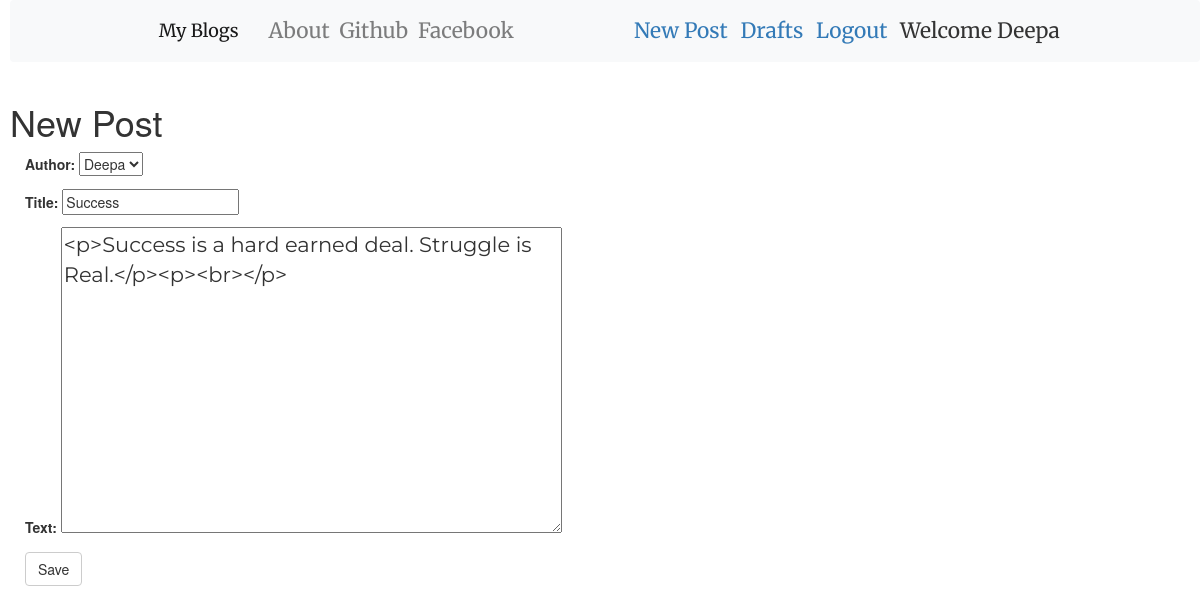
The app's page /post/5/edit/ (signed in) with its own data.
### blog/models.py (models this page shows, shortened)
class Post(models.Model):
    author=models.ForeignKey('auth.User',on_delete=models.DO_NOTHING)
    title=models.CharField(max_length=200)
    text=models.TextField()
    create_date=models.DateTimeField(default=timezone.now)
    published_date=models.DateTimeField(blank=True,null=True)

### blog/views.py (the view)
# urls.py: url(r'^post/(?P<pk>\d+)/edit/$',views.PostUpdateView.as_view(),name='post_edit'),
class PostUpdateView(LoginRequiredMixin,UpdateView):
    login_url='/login/'
    redirect_field_name='blog/post_detail.html'
    form_class= PostForm
    model=Post

### blog/forms.py
class PostForm(forms.ModelForm):
    class Meta:
        model=Post
        fields=("author", "title", "text")
        widgets={
            'title':forms.TextInput(attrs={'class':'textinputclass'}),
            'text':forms.Textarea(attrs={'class':'editable medium-editor-textarea postcontent'})
        }

### blog/templates/blog/post_form.html (shortened to what this page needs)
{% extends 'blog/base.html' %}
{% block content %}
<div class="padding">
<h1>New Post</h1>
<div class="container">
<form  class="PostForm" method="POST">
  {{ form.as_p }}
  <button type="submit" class="save btn btn-default" >Save</button>
</form>
</div>
</div>
{%endblock%}

### blog/templates/blog/base.html (shortened to what this page needs)
<!DOCTYPE html>
{%load static%}
<html lang="en" dir="ltr">
  <head>
<link rel="stylesheet" href="https://stackpath.bootstrapcdn.com/bootstrap/4.5.0/css/bootstrap.min.css">
<link rel="stylesheet" href="//cdn.jsdelivr.net/npm/medium-editor@latest/dist/css/medium-editor.min.css" type="text/css" media="screen" charset="utf-8">
<link rel="stylesheet" href="{% static 'css/blog.css' %}">
   <link rel="stylesheet" href="https://maxcdn.bootstrapcdn.com/bootstrap/3.4.0/css/bootstrap.min.css">
</head>
  </head>
  <body class="loader">
<nav class="navbar navbar-expand-lg navbar-light bg-light fixed-top techfont custom-navbar">
<div class="container">
  <ul class="navbar-nav">
    <li><a class="navbar-brand bigbrand" href="{% url 'post_list' %}">My Blogs</a></li>
    <li><a class="nav-link "href="{% url 'about' %}">About</a></li>
    <li><a class="nav-link "href="https://github.com/">Github</a></li>
    <li><a class="nav-link "href="https://facebook.com/">Facebook</a></li>
  </ul>
  <ul class="navbar-nav navbar-right">
    {% if user.is_authenticated %}
    <li><a href="{% url 'post_new' %}">New Post</a></li>
    <li><a href="{%url 'post_draft_list'%}">Drafts</a></li>
    <li><a href="{%url 'logout'%}">Logout</a></li>
    <li><a>Welcome {{user.username}}</a></li>
    {%else%}
    <li class="navbar-nav navbar-right"><a href="{%url 'login'%}"><span class="glyphicon glyphicon-user">Login</span></a></li>
    {%endif%}
  </ul>
</div>
</nav>
<div class="content-container">
  <div class="row">
    <div class="col-md-8">
      <div class="fixedDiv">
      {% block content %}
      {% endblock %}
  </div>
  </div>
  </div>
</div>
  </body>
</html>

### blog/static/css/blog.css (style rules this page uses)
@media (min-width: 992px) { .navbar-right li { margin-left : 0.3em; margin-right : 0.3em; } }
.bigbrand { font-size: 1.5em; color:aqua; }
.techfont { font-family: 'Merriweather',sans-serif; font-size: 1.5em; margin-bottom: 10px; }
.postcontent { font-family: 'Montserrat'; font-size: 1.5em; }
.loader { margin-left: 10px; position:fixed; left:0; right:0; top:0; bottom:0; filter:hue-rotate(0deg); background-color:linear-gradient(45deg,#0f8,#08f); animation:hue 10000ms infinite linear; }

### records on screen
Post: author "Deepa", title "Success", text "<p>Success is a hard earned deal. Struggle is Real.</p><p><br></p>"

### other values on screen
{{ user.username }} "Deepa"
